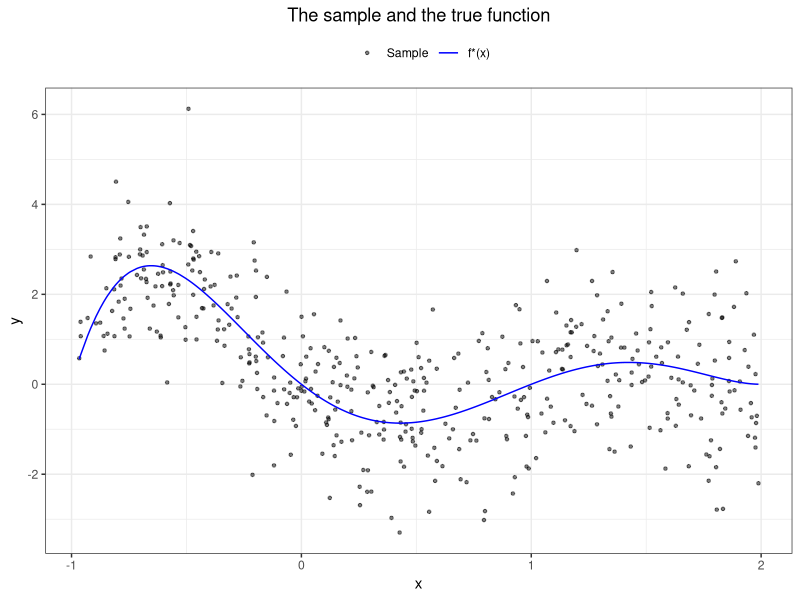
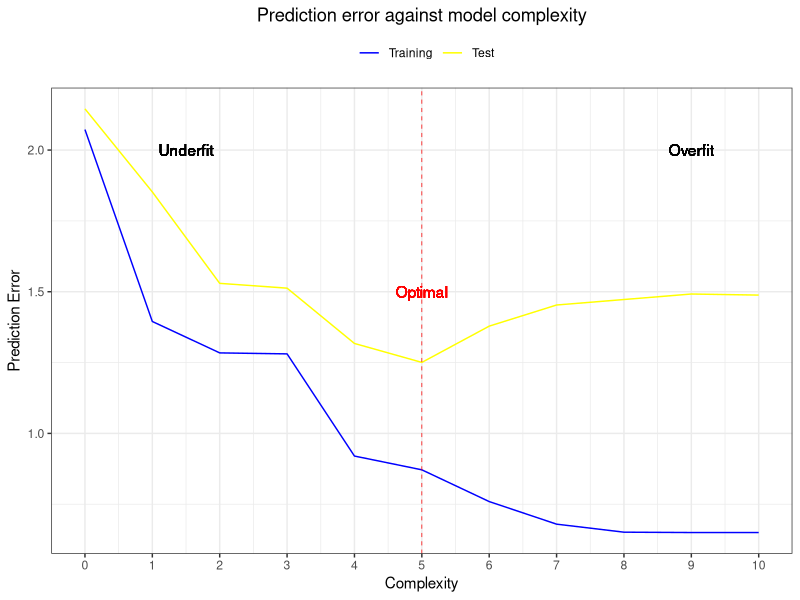
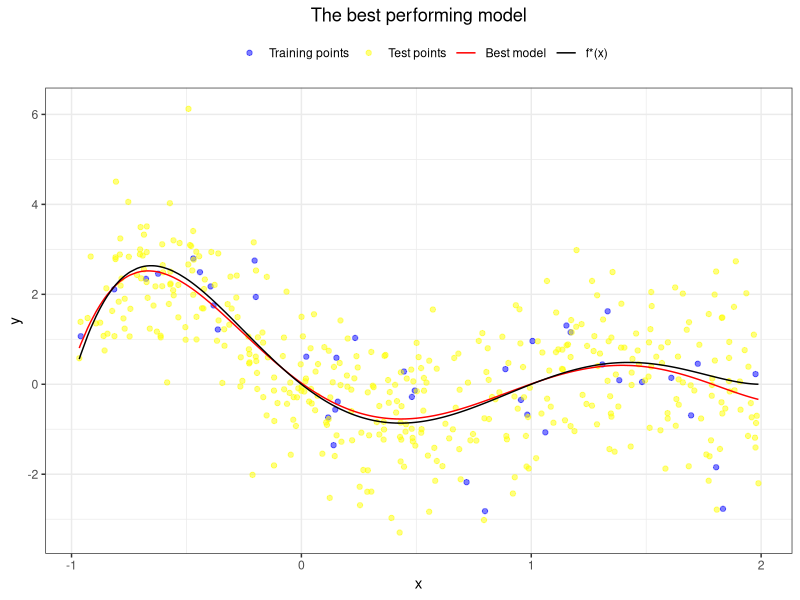
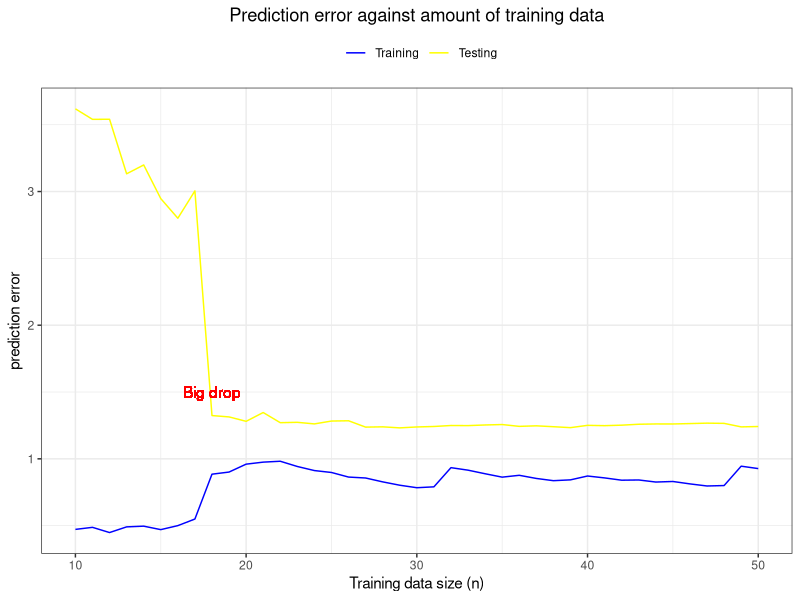

These figures' R source, in order:
library(tidyverse)
f_star = function(x){return((x-2)^2*(x-1)*x*(x+1))}
set.seed(1)
x = runif(450, -1, 2)

observations = f_star(x) + rnorm(450, 0, 1)

sample = data_frame('x' = x, 'y' = observations)
true_values = data.frame('x' = x, 'y' = f_star(x))

ggplot(sample, aes(x, y, colour = "Sample")) + 
  geom_point(alpha = 0.5, shape = 20) + 
  geom_line(data = true_values, aes(colour = "f*(x)")) + 
  scale_colour_manual("", 
                      breaks = c("Sample", "f*(x)"),
                      values = c("black", "blue")) + 
  theme_bw() +
  labs(title = "The sample and the true function") +
  theme(plot.title = element_text(hjust=0.5), legend.position = "top")

sum((sample$y - f_star(sample$x))^2) / length(sample$x)

train = sample[1:40, ]
test = sample[41:450, ]

# Getting empirical risks given a regression 
get_errors <- function(reg){
  pred_test <- predict(reg, test[,1])
  
  train_error <- sum((reg$residuals)^2) / 40
  test_error <- sum((test[,2] - pred_test)^2) / 410
  
  return(c(train_error, test_error))
}

# These will store our outcomes
training_outcomes = c()
testing_outcomes = c()

# Regression with just an intercept
reg0 <- lm(y ~ (1), data = train)
training_outcomes[1] = get_errors(reg0)[1]
testing_outcomes[1] = get_errors(reg0)[2]

# Polynomial regressions of increasing complexity
for (i in 1:10){
  reg <- lm(y ~ poly(x, i), data = train)
  training_outcomes[i+1] = get_errors(reg)[1]
  testing_outcomes[i+1] = get_errors(reg)[2]
}

complexity <- seq(0,10)

outcomes = data.frame(cbind(complexity, training_outcomes, testing_outcomes))

# Plot the results
ggplot(outcomes, aes(complexity, training_outcomes, colour = "Training")) + 
  geom_line() +
  geom_line(aes(complexity, testing_outcomes, colour = "Test")) + 
  theme_bw() +
  scale_x_continuous(labels = as.character(complexity), breaks = complexity) +
  labs(title = "Prediction error against model complexity",
       x = "Complexity", y = "Prediction Error")+
  theme(plot.title = element_text(hjust=0.5), legend.position = "top") +
  geom_text(x = 1.5, y = 2, label = "Underfit", inherit.aes = FALSE) +
  geom_text(x = 9, y = 2, label = "Overfit", inherit.aes = FALSE) +
  geom_text(x = 5, y = 1.5, label = "Optimal", inherit.aes = FALSE, colour = "red") +
  geom_vline(xintercept = 5, linetype = "dashed", colour = "red", size = 0.25) +
  scale_colour_manual("", 
                      breaks = c("Training", "Test"),
                      values = c("blue", "yellow")) 

best_reg_points <- data.frame('x' = sample$x, 
                              'y' = lm(y ~ poly(x, 5), data = sample)$fitted.values)

ggplot(train, aes(x, y, colour = "Training points")) + geom_point(alpha = 0.5) + 
  geom_point(data = test, aes(x, y,  colour = "Test points"), alpha = 0.5) +
  geom_line(data = best_reg_points, aes(x, y, colour = "Best model")) +
  geom_line(data = true_values, aes(x, y, colour = "f*(x)")) + 
  theme_bw() +
  scale_colour_manual("", 
                      breaks = c("Training points", "Test points", "Best model", "f*(x)"),
                      values = c("blue", "yellow", "red", "black")) +
  labs(title = "The best performing model") +
  theme(plot.title = element_text(hjust=0.5), legend.position = "top")

training_n = c()
testing_n = c()

for (n in 10:50){
  train <- sample[1:n,]
  test <- na.omit(sample[n+1:450,])
  
  reg <- lm(y ~ poly(x, 5), data = train)
  pred_test <- predict(reg, test[,1])
  
  training_n[n-9] = sum((reg$residuals)^2) / n
  testing_n[n-9] = sum((test[,2] - pred_test)^2) / (450 - n)
}

obs_seq = seq(10, 50)

final_df = data.frame(cbind(obs_seq, training_n, testing_n))

ggplot(final_df, aes(obs_seq, training_n, colour = "Training")) + geom_line() +
  geom_line(aes(obs_seq, testing_n, colour = "Testing")) + theme_bw() +
  scale_colour_manual("", 
                      breaks = c("Training", "Testing"),
                      values = c("blue", "yellow")) +
  labs(title = "Prediction error against amount of training data",
       x = "Training data size (n)", y = "prediction error") +
  geom_text(x = 18, y = 1.5, label = "Big drop", inherit.aes = FALSE, colour = "red") +
  theme(plot.title = element_text(hjust=0.5), legend.position = "top")